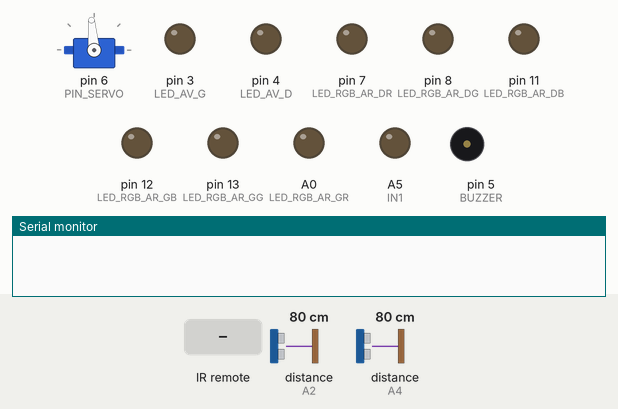
Recording of a sketch running on a simulated Arduino Nano, built with avr-gcc and run on an emulated ATmega328P. On the bench: servo, output pins drawn as LEDs (lit = HIGH), buzzer (waves = sounding, pin HIGH), the last lines printed to the serial monitor. Wiring (inferred from the names in the program): 2 × ultrasonic range finder: trigger A1, echo A2 / trigger A3, echo A4. Dashed ring = blinking. The inputs (shaded band) are chosen by the test bench; at power-on: distance to the obstacle (sensors on A2, A4) 80 cm. The echo pulse lasts 58.3 µs per cm; pins used as bus, display or sensor lines are not drawn.

Above: at 1.2 s.
1.3 s: infrared code 0xBD42FF00 received
At 1.43 s:
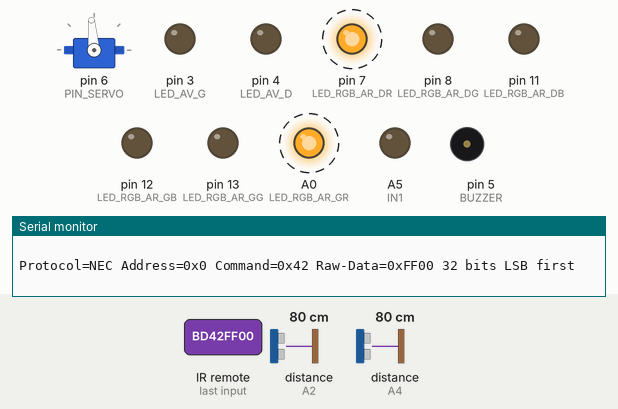
4.3 s: infrared code 0xF30CFF00 received
At 4.48 s:
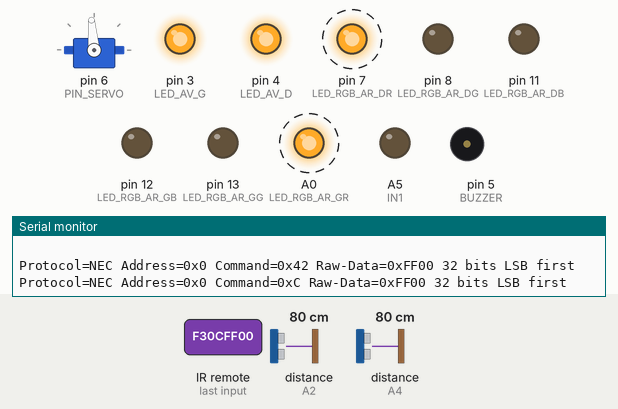
7.3 s: infrared code 0xA55AFF00 received
At 7.9 s:
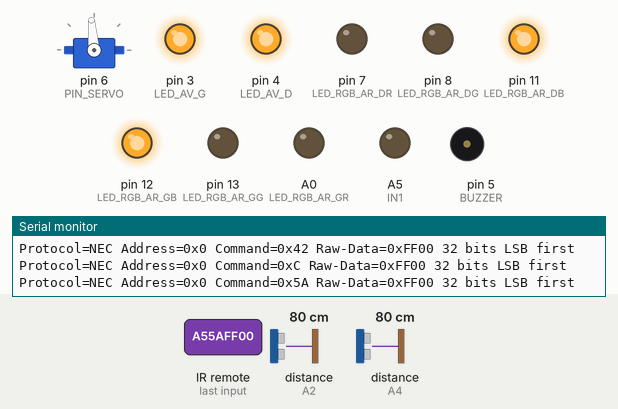
8.8 s: infrared code 0xE718FF00 received
At 10.0 s:
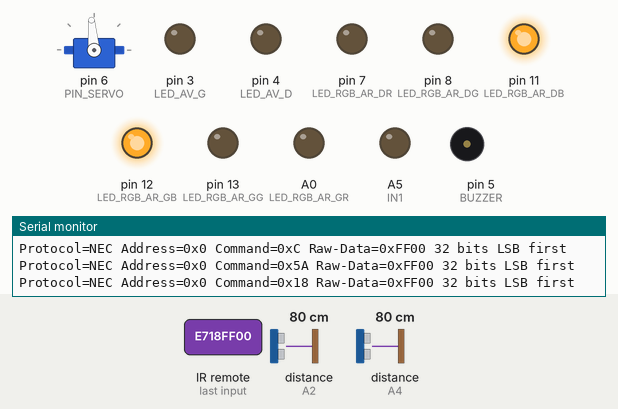
10.3 s: infrared code 0xE31CFF00 received
At 11.5 s:
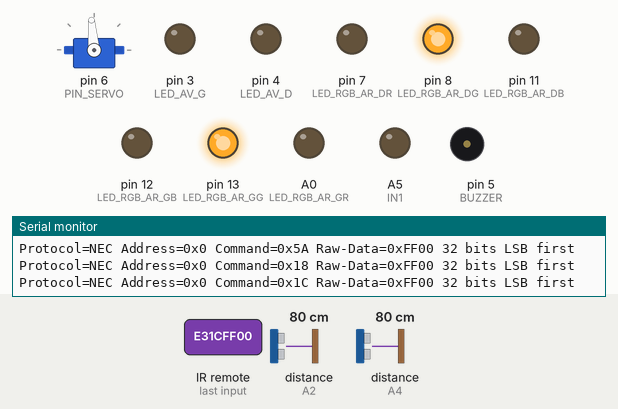
11.8 s: distance to the obstacle (sensor on A2) set to 23 cm
13.3 s: distance to the obstacle (sensor on A2) set to 19 cm
At 14.6 s:
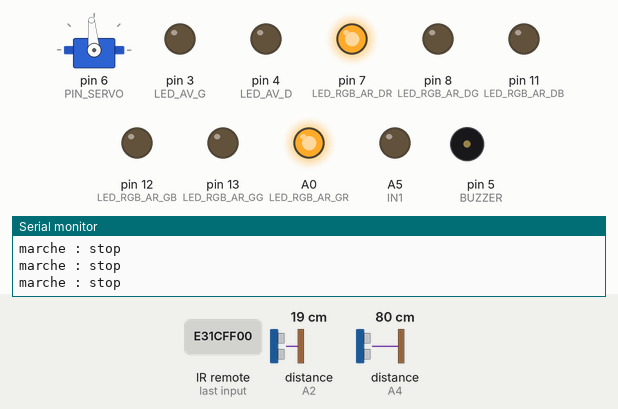
Timing chart, 0 to 16.2 s (numbered marks = the images above; inputs shaded):
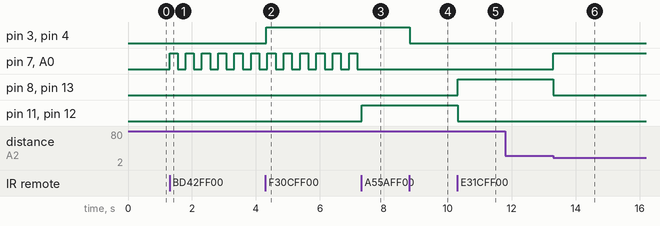

The sketch:

ir_control.ino
```cpp
/**
 * e-mail : openprogramming23@gmail.com
 * gitHub : https://github.com/RS-malik-el
 *
 * @AUTEUR : Exaucé KIMBEMBE / @OpenProgramming
 * DATE : 18/09/2023
 *
 * @Board : Arduino Nano
 *
*/
#ifndef __AVR_ATmega328P__
  #error "Selectionner la carte Arduino Nano : Programme tester une carte arduino Nano"
#endif

// Insertion bibliothèque
#define DECODE_NEC // Protocole utilisé
#include <IRremote.h>
#include <Servo.h>

#define PIN_IR_REC 2 // Pin reception infrarouge
#define PIN_SERVO 6
#define BUZZER 5
// Leds avant
#define LED_AV_G 3
#define LED_AV_D 4
// Led rgb arrière droite
#define LED_RGB_AR_DR 7
#define LED_RGB_AR_DG 8
#define LED_RGB_AR_DB 11
// Led rgb arrière gauche
#define LED_RGB_AR_GR A0
#define LED_RGB_AR_GG 13
#define LED_RGB_AR_GB 12
// Pins capteurs ultrason
#define TRIG_AV A1
#define ECHO_AV A2
#define TRIG_AR A3
#define ECHO_AR A4
// Pins drivers moteur arrière
#define IN1 A5
#define IN2 A6
// Pins hc-05
#define TX 10 // Connecté au rx du hc-05
#define RX 9  // Connecté au tx du hc-05

// Angles de guidage de direction du servomoteur
#define ANG_NEUTRE 95
#define ANG_GAUCHE 75
#define ANG_DROITE 115

#define DISTANCE 20 // Distance de détection
#define FREQ  150

#define _REPEAT  0X1 // Valeur flag de répétition (appui maintenu du bouton)
#define CMD_0   0xE916FF00 // Touche 0 de la télécommande
#define CMD_1   0xF30CFF00 // Touche 1 de la télécommande
#define CMD_2   0xE718FF00 // Touche 2 de la télécommande
#define CMD_3   0xA15EFF00 // Touche 3 de la télécommande
#define CMD_4   0xF708FF00 // Touche 4 de la télécommande
#define CMD_5   0xE31CFF00 // Touche 5 de la télécommande
#define CMD_6   0xA55AFF00 // Touche 6 de la télécommande
#define CMD_7   0xBD42FF00 // Touche 7 de la télécommande
#define CMD_8   0xAD52FF00 // Touche 8 de la télécommande
#define CMD_9   0xB54AFF00 // Touche 9 de la télécommande
#define CMD_VG  0xBB44FF00 // Touche <<< de la télécommande
#define CMD_VD  0xBF40FF00 // Touche >>> de la télécommande
#define CMD_VN  0xBC43FF00 // Touche play/pause de la télécommande
#define CMD_AR  0xBA45FF00 // Touche CH- de la télécommande
#define CMD_AV  0xB847FF00 // Touche CH+ de la télécommande
#define CMD_ST  0xB946FF00 // Touche CH de la télécommande


unsigned long init_ts = millis();
const int timeout_blink = 250;
uint32_t valCmd = 0 ; // Stocke la valeur du signal reçu
bool blink_r = false;
bool blink_g = false;
bool blink_b = false;

Servo virage;

void ir_reception(void);
bool detection_obstacle(const uint8_t trig, const uint8_t echo);
bool obstacle_f(void);
bool obstacle_b(void);
void move_f(void);
void move_b(void);
void stop(void);

void all_led_off(void);
void led_av_on(void);
void led_av_off(bool s=false);

void rbg_off(bool s=false);
void rgb_rouge(bool s=false);
void rgb_vert(bool s=false);
void rgb_bleu(bool s=false);

void noBlink(void);
void blink_rgb_rouge(void);
void blink_rgb_vert(void);
void blink_rgb_bleu(void);

void setup() {
  Serial.begin(9600);

  IrReceiver.setReceivePin(PIN_IR_REC);
  IrReceiver.start();
  printActiveIRProtocols(&Serial);
  Serial.println(" ");

  pinMode(IN1, OUTPUT);
  pinMode(IN2, OUTPUT);

  pinMode(LED_AV_G, OUTPUT);
  pinMode(LED_AV_D, OUTPUT);
  pinMode(BUZZER, OUTPUT);

  pinMode(TRIG_AV, OUTPUT);
  pinMode(ECHO_AV, INPUT);
  pinMode(TRIG_AR, OUTPUT);
  pinMode(ECHO_AR, INPUT);

  pinMode(LED_RGB_AR_DR, OUTPUT);
  pinMode(LED_RGB_AR_DG, OUTPUT);
  pinMode(LED_RGB_AR_DB, OUTPUT);

  pinMode(LED_RGB_AR_GR, OUTPUT);
  pinMode(LED_RGB_AR_GG, OUTPUT);
  pinMode(LED_RGB_AR_GB, OUTPUT);

  virage.attach(PIN_SERVO);
  virage.write(ANG_NEUTRE);
}

void loop() {
  ir_reception();
  blink_rgb_rouge();
  blink_rgb_vert();
  blink_rgb_bleu();

  if(obstacle_b()==true or obstacle_f()==true){
    stop();
  }
}


void ir_reception(void){
  if(IrReceiver.decode() == true){
    // reception de potentiel bruit ou d'appuis maintenu du bouton
    if (IrReceiver.decodedIRData.protocol == UNKNOWN || IrReceiver.decodedIRData.flags == _REPEAT){
      IrReceiver.resume(); // Préparation pour une nouvelle réception
      return; // fin
    }
    valCmd = IrReceiver.decodedIRData.decodedRawData; // Stockage de la valeur du signal reçu
    // Affichage des résulats dans le moniteur série
    IrReceiver.printIRResultShort(&Serial);
    IrReceiver.resume();

    all_led_off();
    led_av_on();
    led_av_off();
    rbg_off();
    rgb_rouge();
    rgb_vert();
    rgb_bleu();

    if (valCmd == CMD_7){
      noBlink();
      blink_r = true;
    }
    else if (valCmd == CMD_8){
      noBlink();
      blink_g = true;
    }
    else if (valCmd == CMD_9){
      noBlink();
      blink_b = true;
    }
    else if (valCmd == CMD_VG){virage.write(ANG_GAUCHE);}
    else if (valCmd == CMD_VD){virage.write(ANG_DROITE);}
    else if (valCmd == CMD_VN){virage.write(ANG_NEUTRE);}
    else if (valCmd == CMD_AV){move_f();}
    else if (valCmd == CMD_AR){move_b();}
    else if (valCmd == CMD_ST){stop();}
  }
}

bool detection_obstacle(const uint8_t trig, const uint8_t echo){
  digitalWrite(trig, LOW);
  delayMicroseconds(2);

  digitalWrite(trig, HIGH);
  delayMicroseconds(10);
  digitalWrite(trig, LOW);

  unsigned long duree = pulseIn(echo, HIGH);
  unsigned int distance = duree*0.0343 / 2;

  if(DISTANCE >= distance)
    return true;
  else
    return false;
}

bool obstacle_f(void){
  return detection_obstacle(TRIG_AV, ECHO_AV);
}

bool obstacle_b(void){
  return detection_obstacle(TRIG_AR, ECHO_AR);
}

void move_f(void){
  Serial.println("marche en avant");
  digitalWrite(IN1, HIGH);
  digitalWrite(IN2, LOW);
}


void move_b(void){
  Serial.println("marche en arrière");
  digitalWrite(IN1, LOW);
  digitalWrite(IN2, HIGH);
  blink_b = true;
  blink_rgb_bleu();
}

void stop(void){
  Serial.println("marche : stop");
  digitalWrite(IN1, LOW);
  digitalWrite(IN2, LOW);
  noBlink();
  rgb_rouge(true);
}

void all_led_off(void){
  if (valCmd == CMD_0){
    led_av_off(true);
    rbg_off(true);
    noBlink();
  }
}

void led_av_on(void){
  if (valCmd == CMD_1){
    digitalWrite(LED_AV_G, HIGH);
    digitalWrite(LED_AV_D, HIGH);
  }
}

void led_av_off(bool s=false){
  if (valCmd == CMD_2 or s == true){
    digitalWrite(LED_AV_G, LOW);
    digitalWrite(LED_AV_D, LOW);
  }
}

void rbg_off(bool s=false){
   if (valCmd == CMD_3 or s == true){

    if(valCmd == CMD_3){noBlink();}

    digitalWrite(LED_RGB_AR_GR, LOW);
    digitalWrite(LED_RGB_AR_GG, LOW);
    digitalWrite(LED_RGB_AR_GB, LOW);

    digitalWrite(LED_RGB_AR_DR, LOW);
    digitalWrite(LED_RGB_AR_DG, LOW);
    digitalWrite(LED_RGB_AR_DB, LOW);
  }
}

void rgb_rouge(bool s=false){
  if (valCmd == CMD_4 or s == true){

    if(valCmd == CMD_4){noBlink();}

    digitalWrite(LED_RGB_AR_GR, HIGH);
    digitalWrite(LED_RGB_AR_GG, LOW);
    digitalWrite(LED_RGB_AR_GB, LOW);

    digitalWrite(LED_RGB_AR_DR, HIGH);
    digitalWrite(LED_RGB_AR_DG, LOW);
    digitalWrite(LED_RGB_AR_DB, LOW);
  }
}

void rgb_vert(bool s=false){
  if (valCmd == CMD_5 or s == true){

  if(valCmd == CMD_5){noBlink();}

    digitalWrite(LED_RGB_AR_GR, LOW);
    digitalWrite(LED_RGB_AR_GG, HIGH);
    digitalWrite(LED_RGB_AR_GB, LOW);

    digitalWrite(LED_RGB_AR_DR, LOW);
    digitalWrite(LED_RGB_AR_DG, HIGH);
    digitalWrite(LED_RGB_AR_DB, LOW);
  }
}

void rgb_bleu(bool s=false){
   if (valCmd == CMD_6 or s == true){

    if(valCmd == CMD_6){noBlink();}

    digitalWrite(LED_RGB_AR_GR, LOW);
    digitalWrite(LED_RGB_AR_GG, LOW);
    digitalWrite(LED_RGB_AR_GB, HIGH);

    digitalWrite(LED_RGB_AR_DR, LOW);
    digitalWrite(LED_RGB_AR_DG, LOW);
    digitalWrite(LED_RGB_AR_DB, HIGH);
  }
}

void noBlink(void){
  blink_r = false;
  blink_g = false;
  blink_b = false;
}

void blink_rgb_rouge(void){
  static bool state_1 = false;

  if (blink_r == true){
    if((millis()-init_ts) >= timeout_blink){
      state_1 = not state_1;
      if (state_1==true)
        rgb_rouge(true);
      else
        rbg_off(true);
      init_ts = millis();
    }
  }
}

void blink_rgb_vert(void){
  static bool state_2 = false;

  if (blink_g == true){
    if((millis()-init_ts) >= timeout_blink){
      state_2 = not state_2;
      if (state_2==true)
        rgb_vert(true);
      else
        rbg_off(true);
      init_ts = millis();
    }
  }
}

void blink_rgb_bleu(void){
  static bool state_3 = false;

  if (blink_b == true){
    if((millis()-init_ts) >= timeout_blink){
      state_3 = not state_3;
      if (state_3==true)
        rgb_bleu(true);
      else
        rbg_off(true);
      init_ts = millis();
    }
  }
}
```

Measured:
- the behaviour switches between 22 and 21 cm on distance to the obstacle (sensor on A2) (found by bisection; images 5 and 6)
- after the input at 1.3 s, pin 7 (LED_RGB_AR_DR), A0 (LED_RGB_AR_GR): alternates HIGH for 0.26 s and LOW for 0.25 s, starting at once
- after the input at 4.3 s, pin 3 (LED_AV_G), pin 4 (LED_AV_D): LOW → HIGH at once
- after the input at 7.3 s, pin 7 (LED_RGB_AR_DR), A0 (LED_RGB_AR_GR): stops changing and stays LOW; pin 11 (LED_RGB_AR_DB), pin 12 (LED_RGB_AR_GB): LOW → HIGH at once
- after the input at 8.8 s, pin 3 (LED_AV_G), pin 4 (LED_AV_D): HIGH → LOW at once
- after the input at 10.3 s, pin 8 (LED_RGB_AR_DG), pin 13 (LED_RGB_AR_GG): LOW → HIGH at once; pin 11 (LED_RGB_AR_DB), pin 12 (LED_RGB_AR_GB): HIGH → LOW at once
- after the input at 11.8 s, every drawn part: stays the same
- after the input at 13.3 s, pin 7 (LED_RGB_AR_DR), A0 (LED_RGB_AR_GR): LOW → HIGH at once; pin 8 (LED_RGB_AR_DG), pin 13 (LED_RGB_AR_GG): HIGH → LOW at once
